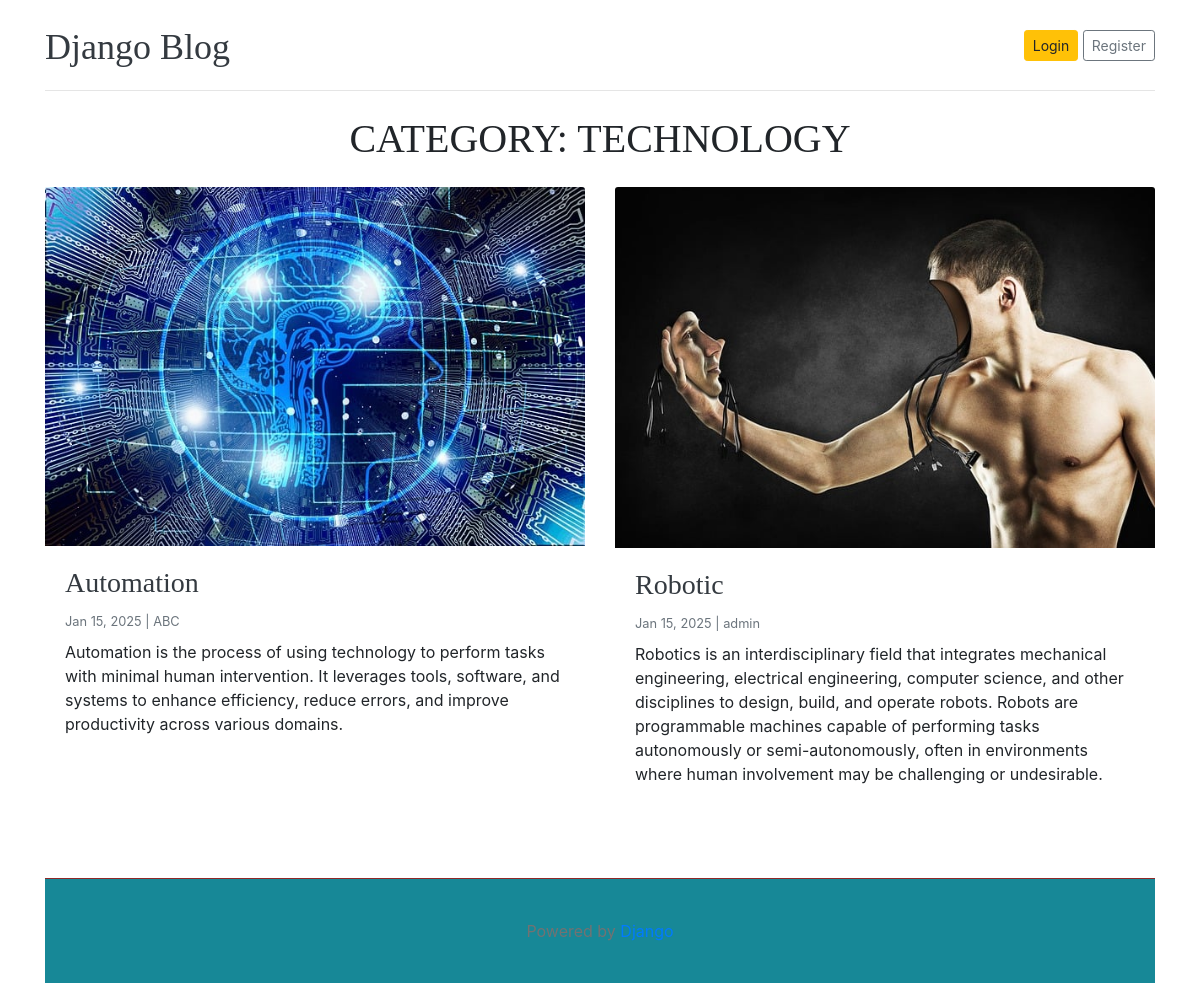
Screenshot of /category/3/ with the database file from the repository.
### blogs/models.py (models this page shows, shortened)
class Category(models.Model):
    category_name=models.CharField(max_length=50,unique=True)
    created_at=models.DateTimeField(auto_now_add=True)
    updated_at=models.DateTimeField(auto_now=True)
    class Meta:
        verbose_name_plural='categories'

class Blogs(models.Model):
    title=models.CharField(max_length=100,unique=True)
    slug=models.SlugField(unique=True,blank=True)
    category=models.ForeignKey(Category,on_delete=models.CASCADE)
    author=models.ForeignKey(User,on_delete=models.CASCADE)
    blog_image=models.ImageField(upload_to='uploads/%y/%m/%d')
    short_description=models.TextField(max_length=1000)
    blog_body=models.TextField(max_length=3000)
    status=models.CharField(max_length=100,choices=STATUS_CHOICE,default='draft')
    is_featured=models.BooleanField(default=False)
    created_at=models.DateTimeField(auto_now_add=True)
    updated_at=models.DateTimeField(auto_now=True)
    class Meta:
        verbose_name_plural='blogs'

### blogs/views.py (the view)
# urls.py: path('<int:category_id>/', views.posts_by_category, name='posts_by_category'),  # Matches category ID
def posts_by_category(request,category_id):
    category = get_object_or_404(Category, pk=category_id)
    posts = Blogs.objects.filter(category=category)
    if not posts.exists():
        return HttpResponse(f"No posts found in category {category.category_name}")
    context = {
        'posts': posts,
        'category': category,
    }
    return render(request, 'posts_by_category.html', context)

### blogs/context_processors.py (called while the page is built)
def get_category(request):
    categories = Category.objects.all()  # Fetching all categories
    return {'categories': categories}

### templates/posts_by_category.html (shortened to what this page needs)
{% load static %}
<!DOCTYPE html>
<html lang="en">
<head>
    <link href="https://getbootstrap.com/docs/4.0/dist/css/bootstrap.min.css" rel="stylesheet">
    <link href="{% static 'css/blog.css' %}" rel="stylesheet">
</head>
<body>
    <div class="container">
        <header class="blog-header py-3">
            <div class="row flex-nowrap justify-content-between align-items-center">
                <div class="col-8 pt-1">
                    <a class="blog-header-logo text-dark" href="/">Django Blog</a>
                </div>
                <div class="col-4 d-flex justify-content-end align-items-center">
                    <a class="btn btn-sm btn-warning" href="#">Login</a> &nbsp;
                    <a class="btn btn-sm btn-outline-secondary" href="#">Register</a>
                </div>
            </div>
        </header>
        <div class="my-4">
            <h1 class="text-center text-uppercase">Category: {{ category.category_name }}</h1>
        </div>
        <div class="row mb-4">
            {% if posts %}
                {% for post in posts %}
                <div class="col-md-6">
                    <div class="card border-0 mb-4 shadow-sm">
                        <img class="card-img-top" src="{{ post.blog_image.url }}" alt="{{ post.title }}">
                        <div class="card-body">
                            <h3><a href="{% url 'blogs' post.slug %}" class="text-dark">{{ post.title }}</a></h3>
                            <small class="mb-1 text-muted">
                                {{ post.created_at|date:"M d, Y" }} | {{ post.author }}
                            </small>
                            <p class="card-text mt-2">{{ post.short_description }}</p>
                        </div>
                    </div>
                </div>
                {% endfor %}
            {% else %}
                <div class="col-12 text-center">
                    <p class="text-muted">No posts found in this category.</p>
                </div>
            {% endif %}
        </div>
        <footer class="blog-footer text-center mt-5">
            <p>Powered by <a href="https://www.djangoproject.com/">Django</a></p>
        </footer>
    </div>
</body>
</html>

### static/css/blog.css (style rules this page uses)
.blog-header { border-bottom: 1px solid #e5e5e5; }
.blog-header-logo { font-family: "Playfair Display", Georgia, "Times New Roman", serif; font-size: 2.25rem; }
h1, h2, h3, h4, h5, h6 { font-family: "Playfair Display", Georgia, "Times New Roman", serif; }
.blog-footer { padding: 2.5rem 0; color: #727272; text-align: center; background-color: #178897; border-top: .05rem solid hsl(0, 56%, 36%); }
.blog-footer p:last-child { margin-bottom: 0; }

### rows the page displays
Category: category_name "TECHNOLOGY"
Blogs: blog_image (picture), title "Automation", created_at "Jan 15, 2025", author "ABC", short_description "Automation is the process of using technology to perform tasks with minimal human intervention. It leverages tools, software, and systems to enhance efficiency, reduce errors, and improve productivity across various domains."
Blogs: blog_image (picture), title "Robotic", created_at "Jan 15, 2025", author "admin", short_description "Robotics is an interdisciplinary field that integrates mechanical engineering, electrical engineering, computer science, and other disciplines to design, build, and operate robots. Robots are programmable machines capable of performing tasks autonomously or semi-autonomously, often in environments where human involvement may be challenging or undesirable."
